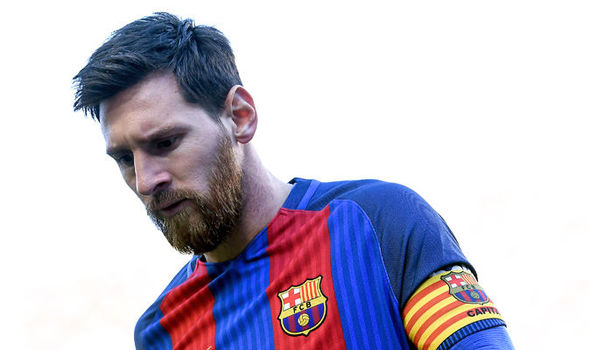
#> input picture img/messi.jpg, 590 x 350 px
$ python umbral_auto.py
#> lines starting #> are read from the running program, lines starting #| are printed output that depends on the picture; after the words box and inside, x2 and y2 are one past the last pixel; in counts of white or black regions, pixels touching at a corner belong together
import cv2 as cv

# ejercicio 2
# Aplicar los métodos de umbral automático
image = cv.imread('img/messi.jpg')
#> image is the input picture: shape (350, 590, 3); mean B, G, R 205.6, 190.3, 195.1
gray = cv.cvtColor(image, cv.COLOR_RGB2GRAY)
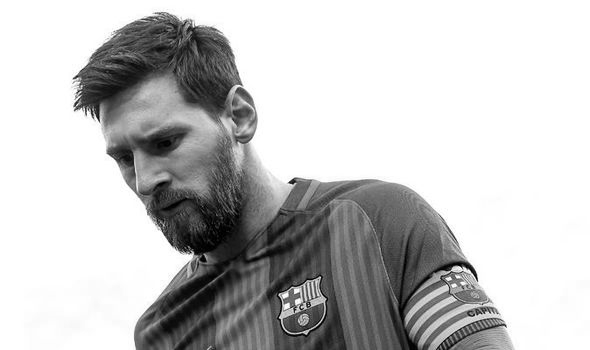
#> gray: shape (350, 590); min 0, max 255, mean 195.4
# primer metodo OTSU
ret1, thresh1 = cv.threshold(gray, 0, 255, cv.THRESH_BINARY + cv.THRESH_OTSU)
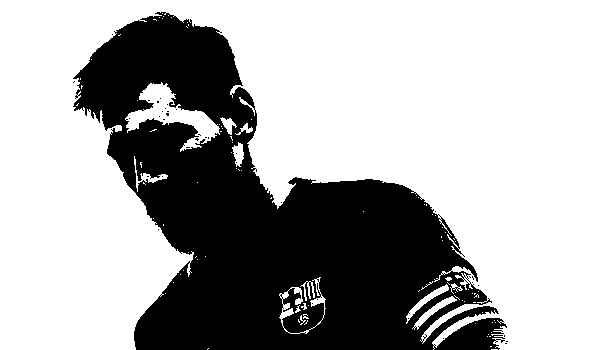
#> thresh1: shape (350, 590); 66.4% white; 38 black regions (37 under 20 px), largest, box (x1, y1, x2, y2) and area: (73, 12, 507, 350) 69244
#> ret1 = 168
cv.imshow("OTSU", thresh1)
# segundo metodo TRIANGLE
ret2, thresh2 = cv.threshold(gray, 0, 255, cv.THRESH_BINARY + cv.THRESH_TRIANGLE)
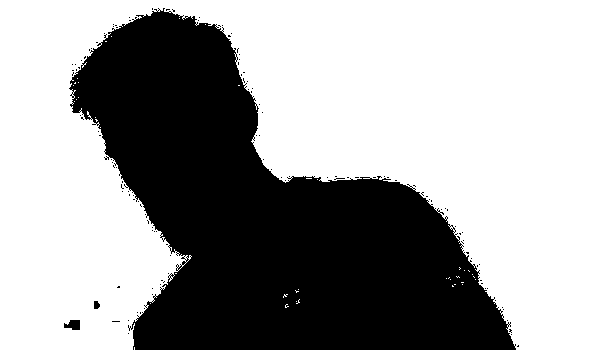
#> thresh2: shape (350, 590); 61.7% white; 125 black regions (122 under 20 px), largest, box (x1, y1, x2, y2) and area: (69, 8, 516, 350) 78601, (64, 320, 80, 330) 122, (94, 301, 100, 309) 40
#> ret2 = 249
cv.imshow("TRIANGLE", thresh2)
cv.waitKey()

$ run again, with img/alphabet.jpg copied over img/messi.jpg
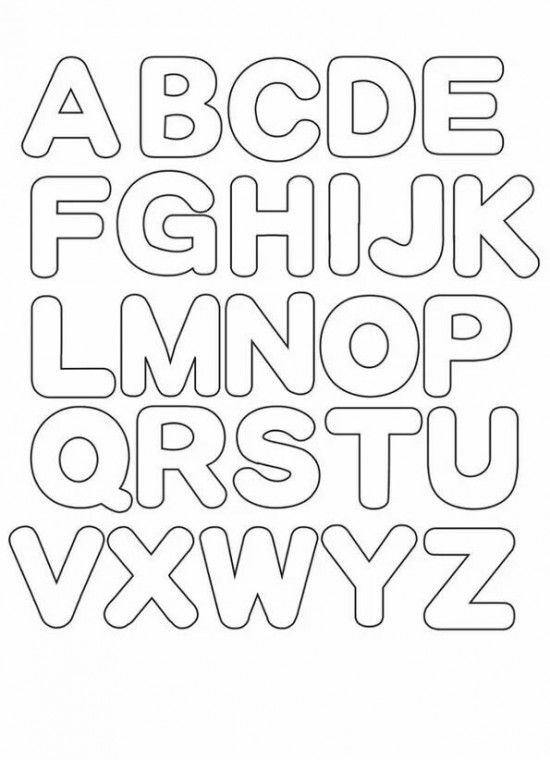
#> input picture img/alphabet.jpg, 550 x 760 px
#> image is the input picture: shape (760, 550, 3); min 4, max 255, mean 241.4
#> `ret1, thresh1 = cv.threshold(gray, 0, 255, cv.THRESH_BINARY + cv.THRES..`:
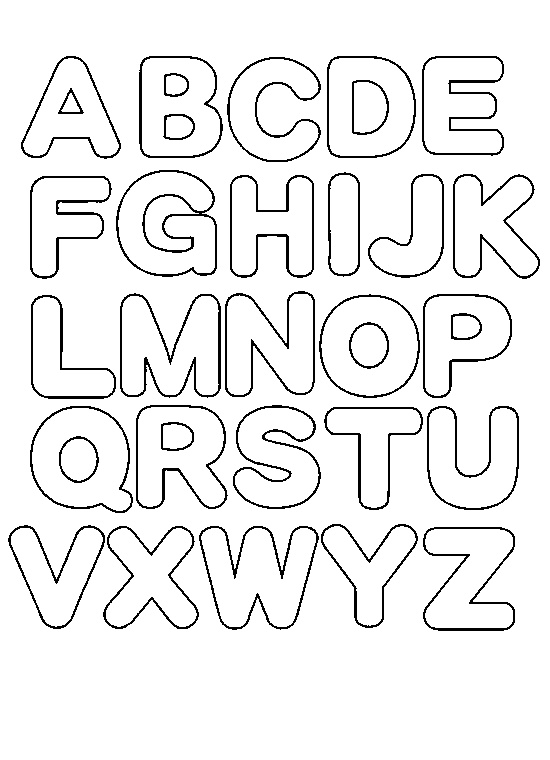
#> thresh1: shape (760, 550); 93.8% white; black in thin lines or dots, all inside (x1, y1, x2, y2) = (8, 56, 540, 631)
#> ret1 = 172
#> `ret2, thresh2 = cv.threshold(gray, 0, 255, cv.THRESH_BINARY + cv.THRES..`:
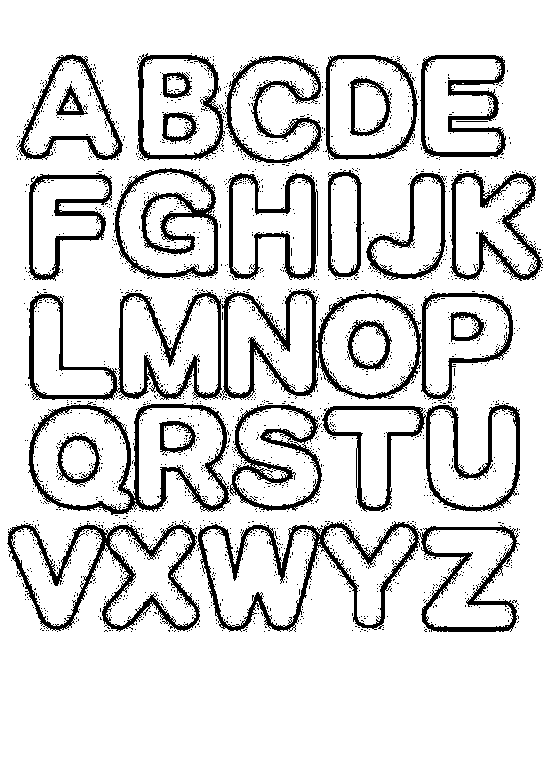
#> thresh2: shape (760, 550); 85.6% white; 2377 black regions (2351 under 20 px), largest, box (x1, y1, x2, y2) and area: (28, 289, 513, 400) 9579, (197, 521, 520, 632) 6838, (7, 522, 200, 632) 4372
#> ret2 = 246

$ run again, with img/letterSOne.png saved as img/messi.jpg
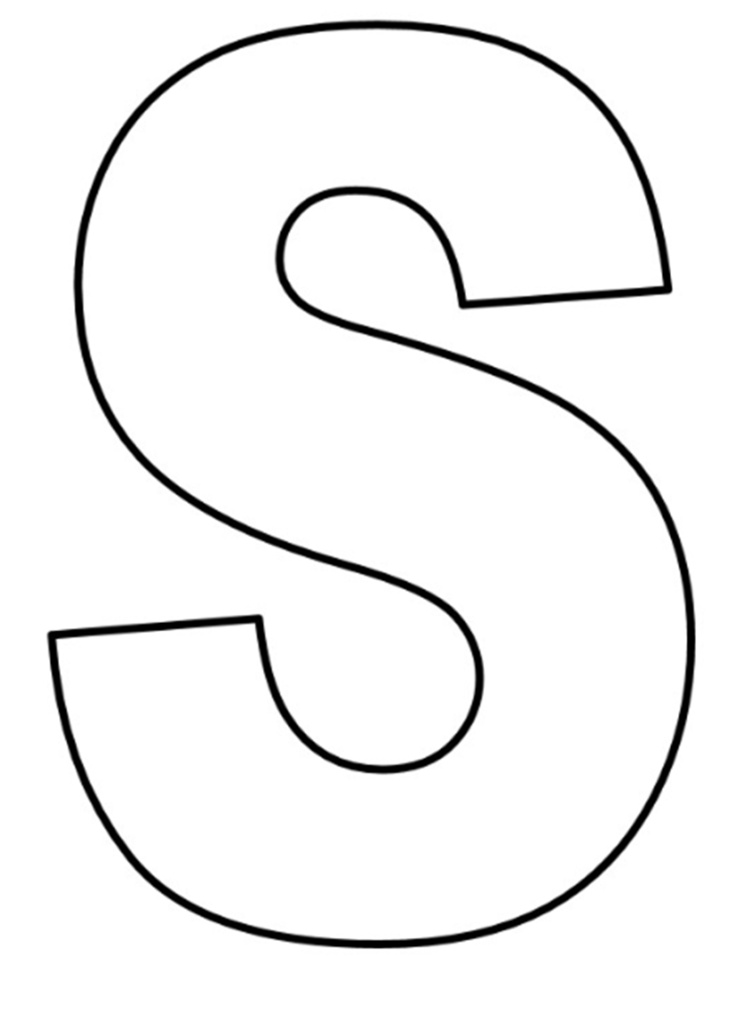
#> input picture img/letterSOne.png, 730 x 1024 px
#> image is the input picture: shape (1024, 730, 3); min 0, max 255, mean 243.2
#> thresh1: shape (1024, 730); 95.2% white; 1 black region, box (x1, y1, x2, y2) and area: (47, 20, 695, 948) 35550
#> ret1 = 140
#> `ret2, thresh2 = cv.threshold(gray, 0, 255, cv.THRESH_BINARY + cv.THRES..`:
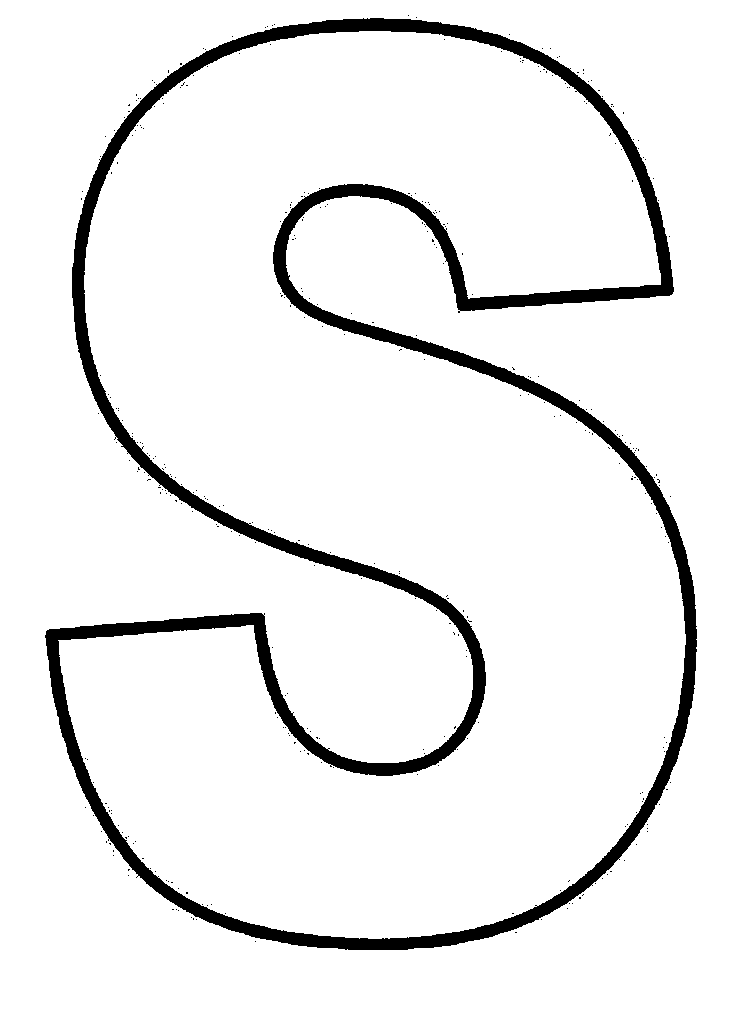
#> thresh2: shape (1024, 730); 93.1% white; 369 black regions (368 under 20 px), largest, box (x1, y1, x2, y2) and area: (45, 18, 697, 950) 50738
#> ret2 = 251
